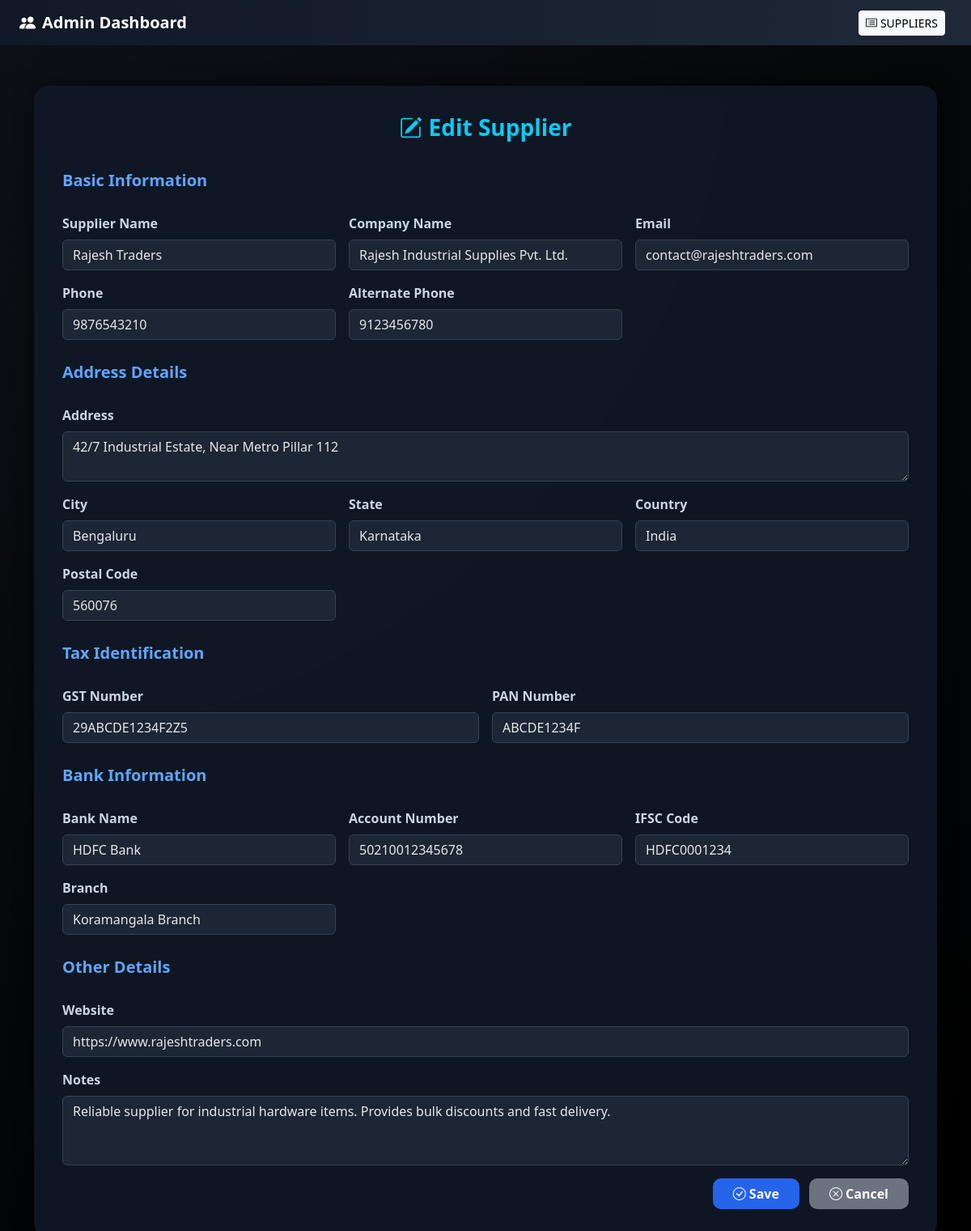
The page /suppliers/edit/1/ (signed in) on the database its author committed.
### app/models.py (models this page shows, shortened)
class Supplier(models.Model):
    supplier_name = models.CharField(max_length=150)
    company_name = models.CharField(max_length=200, blank=True, null=True)
    email = models.EmailField(blank=True, null=True)
    phone = models.CharField(max_length=20)
    alt_phone = models.CharField(max_length=20, blank=True, null=True)
    gst_number = models.CharField(max_length=50, blank=True, null=True)
    pan_number = models.CharField(max_length=50, blank=True, null=True)
    address = models.TextField(blank=True, null=True)
    city = models.CharField(max_length=100, blank=True, null=True)
    state = models.CharField(max_length=100, blank=True, null=True)
    country = models.CharField(max_length=100, default="India")
    postal_code = models.CharField(max_length=15, blank=True, null=True)
    bank_name = models.CharField(max_length=150, blank=True, null=True)
    account_number = models.CharField(max_length=50, blank=True, null=True)
    ifsc_code = models.CharField(max_length=20, blank=True, null=True)
    branch = models.CharField(max_length=100, blank=True, null=True)
    website = models.CharField(max_length=150, blank=True, null=True)
    notes = models.TextField(blank=True, null=True)
    class Meta:
        ordering = ["supplier_name"]

### app/views.py (the view)
# urls.py: path("suppliers/edit/<int:supplier_id>/", views.supplier_edit, name="supplier_edit"),
@login_required
def supplier_edit(request, supplier_id):
    supplier = get_object_or_404(Supplier, id=supplier_id)
    form = SupplierForm(request.POST or None, instance=supplier)
    if request.method == "POST":
        if form.is_valid():
            form.save()
            messages.success(request, "Supplier updated successfully!")
            return redirect("supplier_list")
        messages.error(request, "Please correct the errors below.")
    return render(request, "supplier_add_edit.html", {"form": form, "title": "Edit Supplier", "supplier": supplier})

### project/templates/supplier_add_edit.html (shortened to what this page needs)
{% load static %}
<!DOCTYPE html>
<html lang="en">
<head>
  <link href="https://cdn.jsdelivr.net/npm/bootstrap@5.3.3/dist/css/bootstrap.min.css" rel="stylesheet">
  <link href="https://cdn.jsdelivr.net/npm/bootstrap-icons@1.11.3/font/bootstrap-icons.css" rel="stylesheet">
</head>
<body>
  <nav class="navbar navbar-expand-lg px-4">
    <span class="navbar-brand fw-bold">
      <i class="bi bi-people-fill me-2"></i>Admin Dashboard
    </span>
    <div class="ms-auto">
      <a href="{% url 'supplier_list' %}" class="btn btn-light btn-sm me-2">
        <i class="bi bi-card-list me-1"></i>SUPPLIERS
      </a>
    </div>
  </nav>
  <div class="container">
    <div class="form-container">
      <h3 class="text-center fw-bold text-info mb-4">
        {% if supplier %}
        <i class="bi bi-pencil-square me-2"></i>Edit Supplier
        {% else %}
        <i class="bi bi-person-plus-fill me-2"></i>Add Supplier
        {% endif %}
      </h3>
      <form method="POST" class="row g-3">
        <div class="section-title">Basic Information</div>
        <div class="col-md-4">
          <label class="form-label">Supplier Name</label>
          {{ form.supplier_name }}
        </div>
        <div class="col-md-4">
          <label class="form-label">Company Name</label>
          {{ form.company_name }}
        </div>
        <div class="col-md-4">
          <label class="form-label">Email</label>
          {{ form.email }}
        </div>
        <div class="col-md-4">
          <label class="form-label">Phone</label>
          {{ form.phone }}
        </div>
        <div class="col-md-4">
          <label class="form-label">Alternate Phone</label>
          {{ form.alt_phone }}
        </div>
        <div class="section-title">Address Details</div>
        <div class="col-md-12">
          <label class="form-label">Address</label>
          {{ form.address }}
        </div>
        <div class="col-md-4">
          <label class="form-label">City</label>
          {{ form.city }}
        </div>
        <div class="col-md-4">
          <label class="form-label">State</label>
          {{ form.state }}
        </div>
        <div class="col-md-4">
          <label class="form-label">Country</label>
          {{ form.country }}
        </div>
        <div class="col-md-4">
          <label class="form-label">Postal Code</label>
          {{ form.postal_code }}
        </div>
        <div class="section-title">Tax Identification</div>
        <div class="col-md-6">
          <label class="form-label">GST Number</label>
          {{ form.gst_number }}
        </div>
        <div class="col-md-6">
          <label class="form-label">PAN Number</label>
          {{ form.pan_number }}
        </div>
        <div class="section-title">Bank Information</div>
        <div class="col-md-4">
          <label class="form-label">Bank Name</label>
          {{ form.bank_name }}
        </div>
        <div class="col-md-4">
          <label class="form-label">Account Number</label>
          {{ form.account_number }}
        </div>
        <div class="col-md-4">
          <label class="form-label">IFSC Code</label>
          {{ form.ifsc_code }}
        </div>
        <div class="col-md-4">
          <label class="form-label">Branch</label>
          {{ form.branch }}
        </div>
        <div class="section-title">Other Details</div>
        <div class="col-md-12">
          <label class="form-label">Website</label>
          {{ form.website }}
        </div>
        <div class="col-md-12">
          <label class="form-label">Notes</label>
          {{ form.notes }}
        </div>
        <div class="col-12 text-end mt-3">
          <button type="submit" class="btn btn-submit px-4">
            <i class="bi bi-check-circle me-1"></i>Save
          </button>
          <a href="{% url 'supplier_list' %}" class="btn btn-cancel px-4 ms-2">
            <i class="bi bi-x-circle me-1"></i>Cancel
          </a>
        </div>
      </form>
    </div>
  </div>
</body>
</html>

### project/templates/supplier_add_edit.html (style rules this page uses)
body { background: radial-gradient(circle at top left, #0d1117, #000); color: #e5e7eb; font-family: 'Segoe UI', sans-serif; min-height: 100vh; }
nav.navbar { background: linear-gradient(90deg, #111827, #1f2937); color: #fff; }
.navbar-brand { color: #fff !important; }
.form-container { background: rgba(17, 24, 39, 0.92); backdrop-filter: blur(10px); border-radius: 18px; padding: 35px; margin: 50px auto; box-shadow: 0 0 25px rgba(0, 0, 0, 0.6); }
.form-label { font-weight: 600; color: #cbd5e1; }
.form-control, .form-select, textarea { background: rgba(31, 41, 55, 0.9); border: 1px solid #374151; color: #e5e7eb; }
.section-title { color: #60a5fa; font-size: 1.25rem; font-weight: bold; margin-top: 25px; margin-bottom: 10px; }
.btn-submit { background-color: #2563eb; color: white; border-radius: 10px; font-weight: 600; }
.btn-cancel { background-color: #6b7280; color: white; border-radius: 10px; font-weight: 600; }

### rows shown on the page
Supplier: supplier_name "Rajesh Traders", company_name "Rajesh Industrial Supplies Pvt. Ltd.", email "contact@rajeshtraders.com", phone "9876543210", alt_phone "9123456780", address "42/7 Industrial Estate, Near Metro Pillar 112", city "Bengaluru", state "Karnataka", country "India", postal_code "560076", gst_number "29ABCDE1234F2Z5", pan_number "ABCDE1234F", bank_name "HDFC Bank", account_number "50210012345678", ifsc_code "HDFC0001234", branch "Koramangala Branch", website "https://www.rajeshtraders.com", notes "Reliable supplier for industrial hardware items. Provides bulk discounts and fast delivery."
